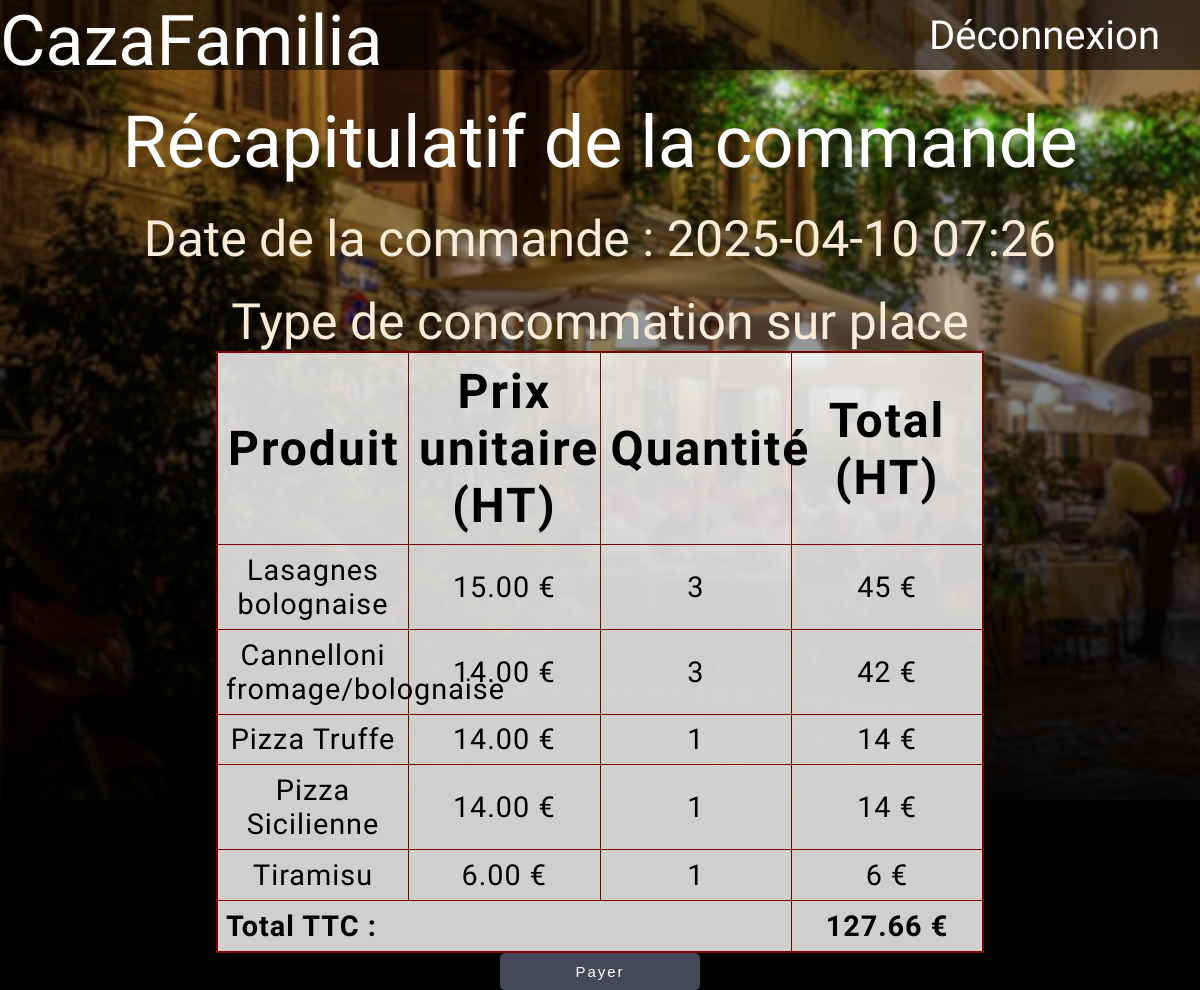
/CasaFamillia/validation.php?id_commande=2 (signed in), run on the app's committed database.
### tables this page shows
CREATE TABLE `lignecommande` (
  `id_ligne_commande` int(11) NOT NULL,
  `id_commande` int(11) NOT NULL,
  `id_produit` int(11) NOT NULL,
  `qte` int(11) NOT NULL,
  `total_ligne_ht` decimal(10,2) DEFAULT 0.00
);

CREATE TABLE `produit` (
  `id_produit` int(11) NOT NULL,
  `libelle` varchar(255) NOT NULL,
  `prix_ht` decimal(10,2) NOT NULL,
  `quantité_produit` int(11) DEFAULT NULL
);

CREATE TABLE `commande` (
  `id_commande` int(11) NOT NULL,
  `id_user` int(11) NOT NULL,
  `id_etat` int(11) NOT NULL,
  `_date` datetime NOT NULL DEFAULT current_timestamp(),
  `total_commande` decimal(10,2) DEFAULT 0.00,
  `type_conso` int(11) NOT NULL
);

### CasaFamillia/validation.php (the view, shortened to what this page needs)
<?php
include "fonction.inc.php";
$dbh = connexion();
$type_conso = isset($_GET["type_conso"]) ? $_GET["type_conso"] : '';
$id_commande = isset($_GET["id_commande"]) ? $_GET["id_commande"] : '';
$sql = 'SELECT p.libelle, p.prix_ht, l.qte, c.total_commande FROM lignecommande AS l, produit AS p, commande AS c WHERE l.id_produit = p.id_produit AND l.id_commande = c.id_commande AND c.id_commande = :id_commande;';
try {
    $sth = $dbh->prepare($sql);
    $sth->execute(
        array(
            ":id_commande" => $id_commande
        )
    );
    $rows = $sth->fetchAll(PDO::FETCH_ASSOC);
} catch (PDOException $ex) {
    die("Erreur lors de la requête SQL : " . $ex->getMessage());
}
?>
<!DOCTYPE html>
<html lang="fr">
<head>
    <link rel="stylesheet" href="style.css">
</head>
<body>
    <div class="bigcontainer">
        <div class="suite">
            <h1>Récapitulatif de la commande</h1>
            <p>Date de la commande : <?php echo date("Y-m-d H:i"); ?></p>
            <?php
            $date = "Type de concommation";
            if ($type_conso == 1) {
                echo "<p>$date   à emporter</p>";
            } else
                echo "<p>$date  sur place</p>";
            ?>
            <div class="liste">
                <table border="1">
                    <tr>
                        <th>Produit</th>
                        <th>Prix unitaire (HT)</th>
                        <th>Quantité</th>
                        <th>Total (HT)</th>
                    </tr>
                    <?php
                    foreach ($rows as $row) :
                        $prix_ttc = $row['total_commande'];
                    ?>
                        <tr>
                            <td><?php echo htmlspecialchars($row['libelle']); ?></td>
                            <td><?php echo number_format($row['prix_ht'], 2); ?> €</td>
                            <td><?php echo htmlspecialchars($row['qte']); ?></td>
                            <td><?php echo htmlspecialchars($row['prix_ht'] * $row['qte']); ?> € </td>
                        </tr>
                    <?php endforeach; ?>
                    <tr>
                        <td colspan="3" style="text-align: left;"><strong>Total TTC :</strong></td>
                        <td><strong><?php echo number_format($prix_ttc, 2); ?> €</strong></td>
                    </tr>
                </table>
            </div>
            <div class="conso">
                <a href="payement.php?id_commande=<?php echo htmlspecialchars($id_commande); ?>">
                    <input type="submit" name="submit" value="Payer" class="wave-button">
                </a>
            </div>
        </div>
    </div>
</body>
</html>

### CasaFamillia/fonction.inc.php (shortened to what this page needs)
<?php
$current_page = basename($_SERVER['PHP_SELF']);
function afficherNav($liens)
{
    echo "<nav>";
    echo '  <div class="logo">';
    echo '  <a href="index.php"><h1>CazaFamilia</h1></a>';
    echo '  </div>';
    echo '  <ul>';
    foreach ($liens as $texte => $url) {
        echo "    <li><a href=\"$url\">$texte</a></li>";
    }
    echo '  </ul>';
    echo "</nav>";
}
switch ($current_page) {
    default:
        $liens = [
            'Déconnexion' => 'deconnexion.php'
        ];
        break;
}
afficherNav($liens);
?>
<body>
</body>

### CasaFamillia/style.css (style rules this page uses)
* { margin: 0; padding: 0; }
* a { list-style: none; text-decoration: none; color: #000; }
body { margin: 0; padding: 0; box-sizing: border-box; display: flex; justify-content: center; text-align: center; font-size: 1.5em; background-color: #000000; }
h1 { font-size: 3em; font-family: "Italianno"; color: #ffffff; }
nav { display: flex; justify-content: space-between; height: 70px; width: 100%; background-color: #00000091; filter: blur(0.2px); position: fixed; z-index: 2; }
nav ul li { display: inline-block; margin-right: 20px; font-family: "Italianno"; }
nav ul li a { text-decoration: none; color: #ffffff; font-size: 40px; }
nav h1 { text-decoration: none; color: #ffffff; font-weight: lighter; font-size: 70px; }
nav ul { display: flex; align-items: center; padding-right: 20px; }
table { table-layout: fixed; border-collapse: collapse; border: 2px solid #7a0600; font-family: "Italianno"; }
td { padding: 7.9px; }
th { letter-spacing: 2px; font-size: 3em; padding: 10px; }
td { letter-spacing: 1px; font-size: 1.8em; }
tbody td { text-align: center; }
.suite { margin-top: 100px; height: fit-content; width: 80%; position: absolute; }
.suite h1 { font-weight: lighter; }
.liste { display: flex; justify-content: center; }
.liste table { height: fit-content; width: 80%; background-color: #ffffffcf; }
.bigcontainer { height: 100vh; width: 100%; background: linear-gradient(to bottom, transparent, rgba(0, 0, 0, 0.94)), url(image/shutterstock_789017482.jpeg); background-repeat: no-repeat; background-size: cover; display: flex; justify-content: center; }
.wave-button { width: 200px; padding: 10px 20px; position: relative; display: inline-block; text-decoration: none; background-color: transparent; border: none; cursor: pointer; color: white; letter-spacing: 2px; text-align: center; background: #444857; overflow: hidden; border-radius: 5px; transition: background-color 0.4s; font-size: 15px; }
p { margin-top: 25px; color: antiquewhite; font-family: "Italianno"; font-size: 50px; }

### data on the page
lignecommande: id_produit.libelle "Lasagnes bolognaise", id_produit.prix_ht "15.00", qte "3", $row['prix_ht'] * $row['qte'] "45"
lignecommande: id_produit.libelle "Cannelloni fromage/bolognaise", id_produit.prix_ht "14.00", qte "3", $row['prix_ht'] * $row['qte'] "42"
lignecommande: id_produit.libelle "Pizza Truffe", id_produit.prix_ht "14.00", qte "1", $row['prix_ht'] * $row['qte'] "14"
lignecommande: id_produit.libelle "Pizza Sicilienne", id_produit.prix_ht "14.00", qte "1", $row['prix_ht'] * $row['qte'] "14"
lignecommande: id_produit.libelle "Tiramisu", id_produit.prix_ht "6.00", qte "1", $row['prix_ht'] * $row['qte'] "6"
commande: total_commande "127.66"

### other printed values
$texte "Déconnexion"
$date "Type de concommation"
